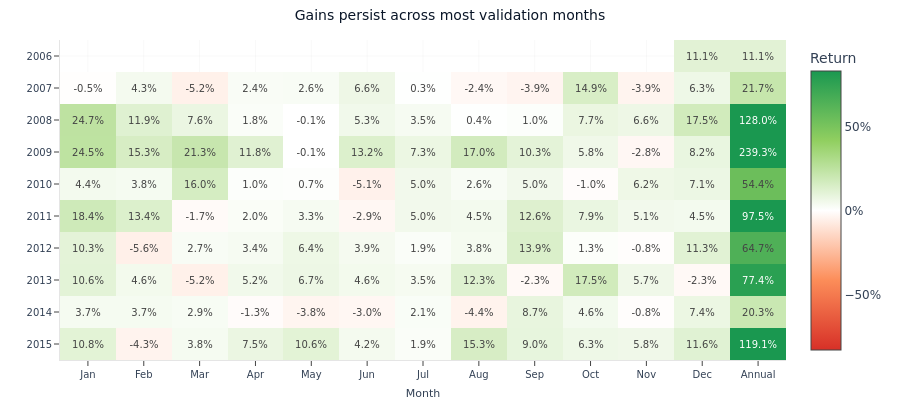

Source (notebook cell):
### Markdown cell above
**Monthly returns heatmap.** Year×month return surface.

### Code cell
fig_monthly = plot_monthly_returns_heatmap(pa)
fig_monthly.update_layout(title="Gains persist across most validation months")
fig_monthly.show()

### Figure 1 — Plotly figure (JSON) as saved in the notebook; plotly's stock layout.template omitted (floating-point values rounded to 4 significant figures; data arrays with more than 128 entries replaced by an {"elided": "..."} marker saying what was removed)
{"data": [{"colorbar": {"tickformat": ".0%", "title": {"text": "Return"}}, "colorscale": [[0.0, "#d73027"], [0.25, "#fc8d59"], [0.5, "#ffffff"], [0.75, "#91cf60"], [1.0, "#1a9850"]], "hovertemplate": "Year: %{y}<br>Month: %{x}<br>Return: %{z:.2%}<extra></extra>", "text": {"elided": "10x13 str values"}, "textfont": {"size": 10}, "texttemplate": "%{text}", "type": "heatmap", "x": ["Jan", "Feb", "Mar", "Apr", "May", "Jun", "Jul", "Aug", "Sep", "Oct", "Nov", "Dec", "Annual"], "y": [2006, 2007, 2008, 2009, 2010, 2011, 2012, 2013, 2014, 2015], "z": {"elided": "10x13 float values"}, "zmax": 0.8321, "zmin": -0.8321}], "layout": {"font": {"color": "#334155", "family": "DM Sans, DejaVu Sans, sans-serif", "size": 12}, "height": 400, "hoverlabel": {"bgcolor": "white", "font": {"family": "DM Sans, DejaVu Sans, sans-serif", "size": 13}}, "hovermode": "x unified", "margin": {"b": 40, "l": 60, "r": 20, "t": 40}, "paper_bgcolor": "rgba(0,0,0,0)", "plot_bgcolor": "rgba(0,0,0,0)", "showlegend": false, "title": {"text": "Gains persist across most validation months"}, "xaxis": {"gridcolor": "rgba(0,0,0,0.06)", "linecolor": "rgba(0,0,0,0.1)", "title": {"text": "Month"}, "zeroline": false}, "yaxis": {"autorange": "reversed", "gridcolor": "rgba(0,0,0,0.06)", "linecolor": "rgba(0,0,0,0.1)", "title": {"text": ""}, "type": "category", "zeroline": false}}}
